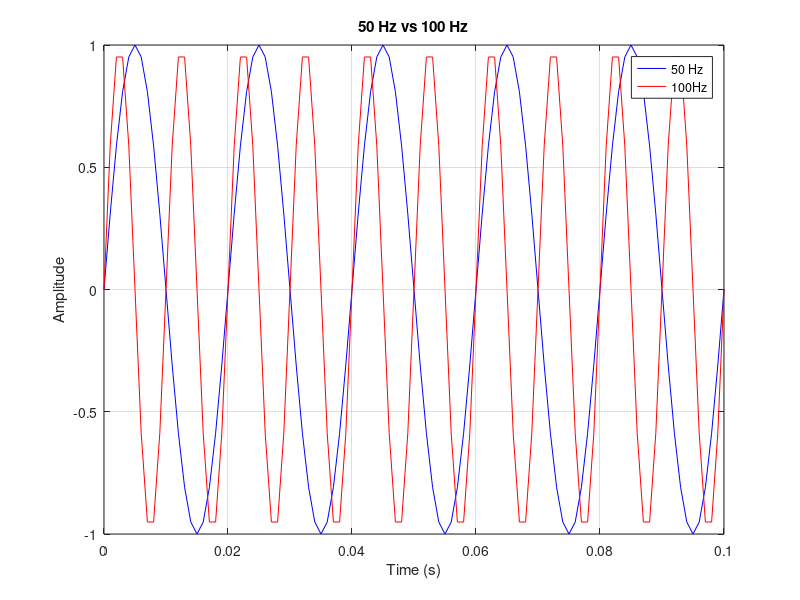
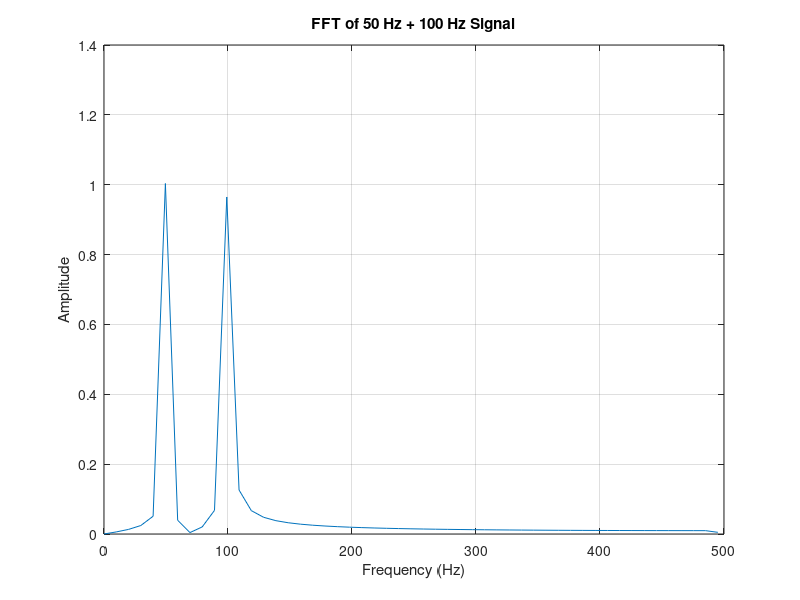

MATLAB code to generate these figures, in order:
clear;
clc;
close all;

Fs = 1000;                 % Sampling frequency: 1000 Hz
t = 0:1/Fs:0.1;            % 0 ile 0.1 saniye arasi

f1 = 50;                   % Birinci sinyal: 50 Hz
f2 = 100;                  % Ikinci sinyal: 100 Hz

x1 = sin(2*pi*f1*t);       % 50 Hz sinus
x2 = sin(2*pi*f2*t);       % 100 Hz sinus

figure;
plot(t, x1, 'b');          % Birinci sinyal: mavi
hold on;                  % Mevcut grafigi koru
plot(t, x2, 'r');          % Ikinci sinyal: kirmizi

xlabel('Time (s)');
ylabel('Amplitude');
title('50 Hz vs 100 Hz');
legend("50 Hz","100Hz")
grid on;


% Frequency-domain analysis using FFT

y = x1 + x2;              % Iki sinyali topluyoruz
N = length(y);            % Toplam ornek sayisi

Y = fft(y);               % Zaman domeninden frekans domenine gecis
P2 = abs(Y/N);            % Iki tarafli genlik spektrumu

P1 = P2(1:floor(N/2)+1);  % Pozitif frekanslari al
P1(2:end-1) = 2*P1(2:end-1);

freq = Fs*(0:floor(N/2))/N;

figure;
plot(freq, P1);
xlabel('Frequency (Hz)');
ylabel('Amplitude');
title('FFT of 50 Hz + 100 Hz Signal');
grid on;
